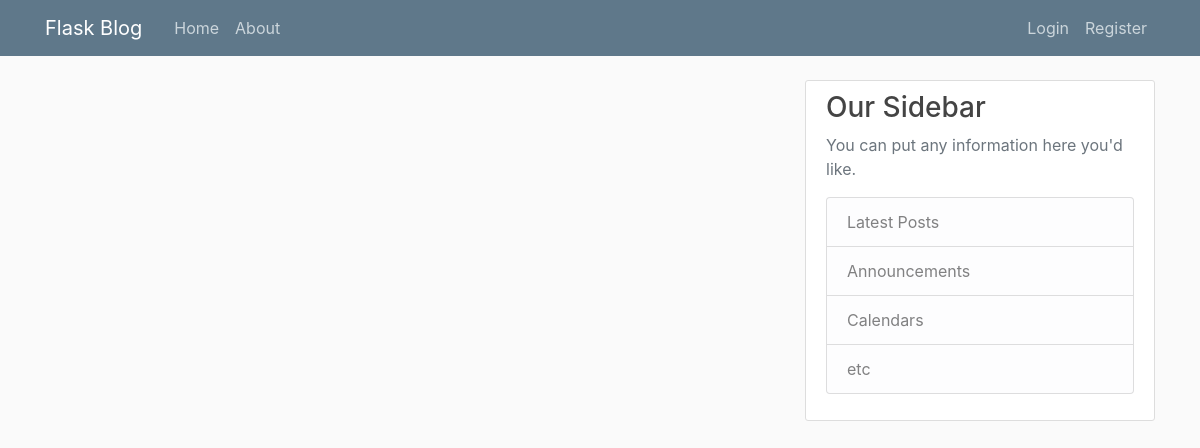
The app's page /home, older data.
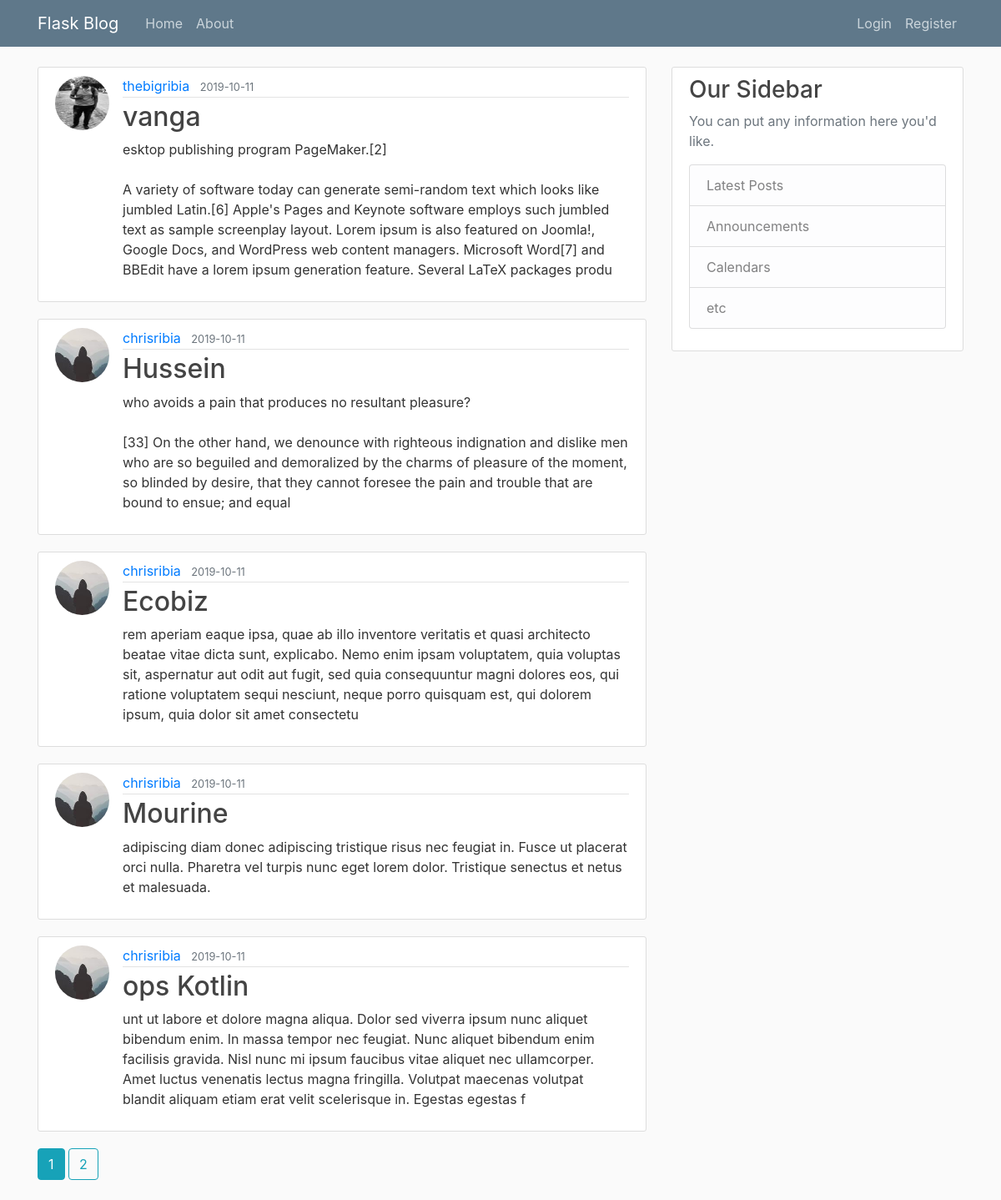
The same page, newer data.
### flaskblog/models.py (models this page shows, shortened)
class Post(db.Model):
    id = db.Column(db.Integer, primary_key=True)
    title = db.Column(db.String(100), nullable=False)
    date_posted = db.Column(db.DateTime, nullable=False, default=datetime.utcnow)
    content = db.Column(db.Text, nullable=False)
    user_id = db.Column(db.Integer, db.ForeignKey('user.id'), nullable=False)

class User(db.Model, UserMixin):
    id = db.Column(db.Integer, primary_key=True)
    username = db.Column(db.String(20), unique=True, nullable=False)
    email = db.Column(db.String(120), unique=True, nullable=False)
    image_file = db.Column(db.String(20), nullable=False, default='default.jpg')
    password = db.Column(db.String(60), nullable=False)
    posts = db.relationship('Post', backref='author', lazy=True)

### flaskblog/routes.py (the view)
@app.route("/")
@app.route("/home")
def home():
    page = request.args.get('page', 1, type=int)
    posts = Post.query.order_by(Post.date_posted.desc()).paginate(page=page, per_page=5)
    return render_template('home.html', posts=posts)

### flaskblog/templates/home.html
{% extends "layout.html" %}
{% block content %}
    {% for post in posts.items %}
        <article class="media content-section">
          <img class="rounded-circle article-img" src="{{ url_for('static', filename='profile_pics/' + post.author.image_file) }}">
          <div class="media-body">
            <div class="article-metadata">
              <a class="mr-2" href="{{ url_for('user_posts', username=post.author.username) }}">{{ post.author.username }}</a>
              <small class="text-muted">{{ post.date_posted.strftime('%Y-%m-%d') }}</small>
            </div>
            <h2><a class="article-title" href="{{ url_for('post', post_id=post.id) }}">{{ post.title }}</a></h2>
            <p class="article-content">{{ post.content }}</p>
          </div>
        </article>
    {% endfor %}
    {% for page_num in posts.iter_pages(left_edge=1, right_edge=1, left_current=1, right_current=2) %}
      {% if page_num %}
        {% if posts.page == page_num %}
          <a class="btn btn-info mb-4" href="{{ url_for('home', page=page_num) }}">{{ page_num }}</a>
        {% else %}
          <a class="btn btn-outline-info mb-4" href="{{ url_for('home', page=page_num) }}">{{ page_num }}</a>
        {% endif %}
      {% else %}
        ...
      {% endif %}
    {% endfor %}
{% endblock content %}

### flaskblog/templates/layout.html (shortened to what this page needs)
<!DOCTYPE html>
<html>
<head>
    <link rel="stylesheet" href="https://maxcdn.bootstrapcdn.com/bootstrap/4.0.0/css/bootstrap.min.css">
    <link rel="stylesheet" type="text/css" href="{{ url_for('static', filename='main.css') }}">
</head>
<body>
    <header class="site-header">
      <nav class="navbar navbar-expand-md navbar-dark bg-steel fixed-top">
        <div class="container">
          <a class="navbar-brand mr-4" href="/">Flask Blog</a>
          <div class="collapse navbar-collapse" id="navbarToggle">
            <div class="navbar-nav mr-auto">
              <a class="nav-item nav-link" href="{{ url_for('home') }}">Home</a>
              <a class="nav-item nav-link" href="{{ url_for('about') }}">About</a>
            </div>
            <div class="navbar-nav">
              {% if current_user.is_authenticated %}
                <a class="nav-item nav-link" href="{{ url_for('new_post') }}">New Post</a>
                <a class="nav-item nav-link" href="{{ url_for('account') }}">Account</a>
                <a class="nav-item nav-link" href="{{ url_for('logout') }}">Logout</a>
              {% else %}
                <a class="nav-item nav-link" href="{{ url_for('login') }}">Login</a>
                <a class="nav-item nav-link" href="{{ url_for('register') }}">Register</a>
              {% endif %}
            </div>
          </div>
        </div>
      </nav>
    </header>
    <main role="main" class="container">
      <div class="row">
        <div class="col-md-8">
          {% block content %}{% endblock %}
        </div>
        <div class="col-md-4">
          <div class="content-section">
            <h3>Our Sidebar</h3>
            <p class='text-muted'>You can put any information here you'd like.
              <ul class="list-group">
                <li class="list-group-item list-group-item-light">Latest Posts</li>
                <li class="list-group-item list-group-item-light">Announcements</li>
                <li class="list-group-item list-group-item-light">Calendars</li>
                <li class="list-group-item list-group-item-light">etc</li>
              </ul>
            </p>
          </div>
        </div>
      </div>
    </main>
</body>
</html>

### flaskblog/static/main.css (style rules this page uses)
body { background: #fafafa; color: #333333; margin-top: 5rem; }
h1, h2, h3, h4, h5, h6 { color: #444444; }
.bg-steel { background-color: #5f788a; }
.site-header .navbar-nav .nav-link { color: #cbd5db; }
.content-section { background: #ffffff; padding: 10px 20px; border: 1px solid #dddddd; border-radius: 3px; margin-bottom: 20px; }
.article-title { color: #444444; }
.article-content { white-space: pre-line; }
.article-img { height: 65px; width: 65px; margin-right: 16px; }
.article-metadata { padding-bottom: 1px; margin-bottom: 4px; border-bottom: 1px solid #e3e3e3 }

Row changes from the older to the newer data that the page shows:
added Post: image_file (picture), author.username "thebigribia", date_posted "2019-10-11", title "vanga", content "esktop publishing program PageMaker.[2] A variety of software today can generate semi-random text which looks like jumbled Latin.[6] Apple's Pages and Keynote software employs such jumbled text as sample screenplay layout. Lorem ipsum is also featured on Joomla!, Google Docs, and WordPress web content managers. Microsoft Word[7] and BBEdit have a lorem ipsum generation feature. Several LaTeX packages produ"
added Post: image_file (picture), author.username "chrisribia", date_posted "2019-10-11", title "Hussein", content "who avoids a pain that produces no resultant pleasure? [33] On the other hand, we denounce with righteous indignation and dislike men who are so beguiled and demoralized by the charms of pleasure of the moment, so blinded by desire, that they cannot foresee the pain and trouble that are bound to ensue; and equal"
added Post: image_file (picture), author.username "chrisribia", date_posted "2019-10-11", title "Ecobiz", content "rem aperiam eaque ipsa, quae ab illo inventore veritatis et quasi architecto beatae vitae dicta sunt, explicabo. Nemo enim ipsam voluptatem, quia voluptas sit, aspernatur aut odit aut fugit, sed quia consequuntur magni dolores eos, qui ratione voluptatem sequi nesciunt, neque porro quisquam est, qui dolorem ipsum, quia dolor sit amet consectetu"
added Post: image_file (picture), author.username "chrisribia", date_posted "2019-10-11", title "Mourine", content "adipiscing diam donec adipiscing tristique risus nec feugiat in. Fusce ut placerat orci nulla. Pharetra vel turpis nunc eget lorem dolor. Tristique senectus et netus et malesuada."
added Post: image_file (picture), author.username "chrisribia", date_posted "2019-10-11", title "ops Kotlin", content "unt ut labore et dolore magna aliqua. Dolor sed viverra ipsum nunc aliquet bibendum enim. In massa tempor nec feugiat. Nunc aliquet bibendum enim facilisis gravida. Nisl nunc mi ipsum faucibus vitae aliquet nec ullamcorper. Amet luctus venenatis lectus magna fringilla. Volutpat maecenas volutpat blandit aliquam etiam erat velit scelerisque in. Egestas egestas f"
Text that changed along with them:
new list line: "1"
new list line: "2"
